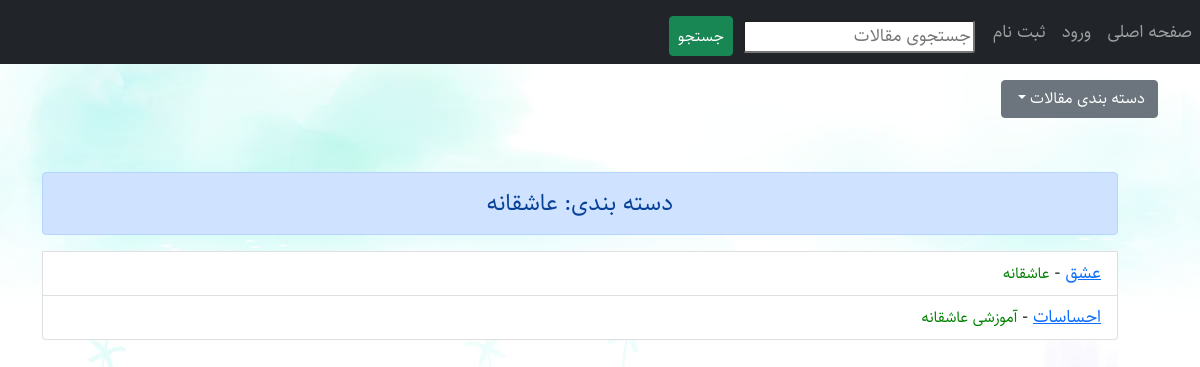
/category/love/, run on the app's committed database.
### myblog/models.py (models this page shows, shortened)
class Category(models.Model):
    title = models.CharField(max_length=200)
    slug = models.SlugField(max_length=100, unique=True)
    status = models.BooleanField(default=True)
    position = models.IntegerField()
    class Meta:
        verbose_name = 'دسته بندی'
        verbose_name_plural = 'دسته بندی ها'
        ordering = ('position',)
    def get_absolute_url(self):
        return reverse('myblog:category', args=[self.slug])

class Article(models.Model):
    STATUS = (
        ('draft', 'Draft'),
        ('publish', 'Publish')
    )
    title = models.CharField(max_length=120, verbose_name='عنوان')
    slug = models.SlugField(max_length=120, unique=True)
    body = RichTextUploadingField(blank=True, null=True, verbose_name='بدنه مقاله')
    category = models.ManyToManyField(Category, related_name='articles', verbose_name='دسته بندی')
    publish_time = models.DateTimeField(default=timezone.now, verbose_name='زمان انتشار')
    created = models.DateTimeField(auto_now_add=True)
    updated = models.DateTimeField(auto_now=True)
    status = models.CharField(max_length=100, choices=STATUS, default='draft', verbose_name='وضعیت')
    writer = models.ForeignKey(User, on_delete=models.CASCADE, verbose_name='نویسنده')
    objects = PublishedArticleManager()
    hits = models.ManyToManyField(IPAddress, blank=True, through='ArticleHit', related_name='hits')
    class Meta:
        verbose_name = 'مقاله'
        verbose_name_plural = 'مقالات'
    def jpublish(self):
        return jalali_convertor(self.publish_time)
    jpublish.short_description = 'زمان انتشار'
    def get_absolute_url(self):
        return reverse('myblog:article_detail', args=[self.id, self.slug])
    def category_published(self):
        return self.category.filter(status=True)

### myblog/views.py (the view)
# urls.py: path('category/<slug:slug>/', views.category, name='category'),
def category(request, slug):
    category = get_object_or_404(Category, slug=slug, status=True)
    articles_list = category.articles.published()
    paginator = Paginator(articles_list, 4)
    page = request.GET.get('page')
    articles = paginator.get_page(page)
    all_categories = Category.objects.filter(status=True)
    return render(request, 'myblog/category.html', {'category': category, 'all_categories': all_categories, 'articles': articles})

### myblog/models.py (called while the page is built)
    def published(self):
        return self.filter(status='publish')

### myblog/templates/myblog/category.html (shortened to what this page needs)
{% extends 'base.html' %}
{% load static %}
{% block custom_tags %}
<link rel="stylesheet" href="{% static 'myblog/css/style.css' %}">
{% endblock %}
{% block content %}
<div class="dropdown">
  <button class="btn btn-secondary dropdown-toggle" type="button" id="dropdownMenuButton1" data-bs-toggle="dropdown" aria-expanded="false">
دسته بندی مقالات  </button>
</div>
<br/><br/>
    <ul class="list-group">
        <h4 class="alert alert-primary text-center"> دسته بندی: {{ category.title }}</h4>
    {% for article in articles %}
         <li class="list-group-item"><a href="{{ article.get_absolute_url }}">{{ article.title }}</a> -
             <small>{% for c in article.category_published.all %}
            {{ c.title }}
            {% endfor %}</small>
         </li>
    {% endfor %}
    </ul><br/>
{% endblock %}

### static/myblog/css/rtl.css (style rules this page uses)
body { direction: rtl; text-align: right; font-family: "Sahel"; font-size: 18px; }

### static/myblog/css/style.css (style rules this page uses)
small { color : green; }
body { background-image: url('../img/background.jpg'); background-size:cover; }

### data on the page
Category: title "عاشقانه"
Article: title "عشق"
Article: title "احساسات"
Category: title "آموزشی"
